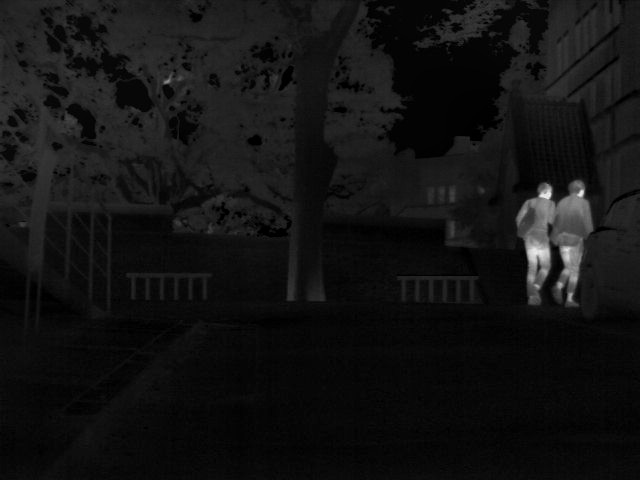
#> input picture test_img/MSRS/ir/00055D.png, 640 x 480 px, found by its file name; its folder holds 4 pictures in this run
$ python cp_size.py
#> lines starting #> are read from the running program, lines starting #| are printed output that depends on the picture
import os
from PIL import Image

def cp_image_sizes(folder):
    # 获取文件夹中的所有文件名
#> called with folder = 'test_img/LLVIP/ir'
    files = os.listdir(folder)

    # 遍历共有的文件名，并比较图片尺寸
    for filename in files:
        path = os.path.join(folder, filename)

        # 打开图片并获取尺寸
        try:
            img = Image.open(path)
#> img is the input picture: PIL image 640x480 L; min 0, max 245, mean 18.4

            size = img.size
#> size = (640, 480)

            # img_resized = img.crop((0, 0, 960, 768))
            img_resized = img.crop((64, 64, 896, 704))
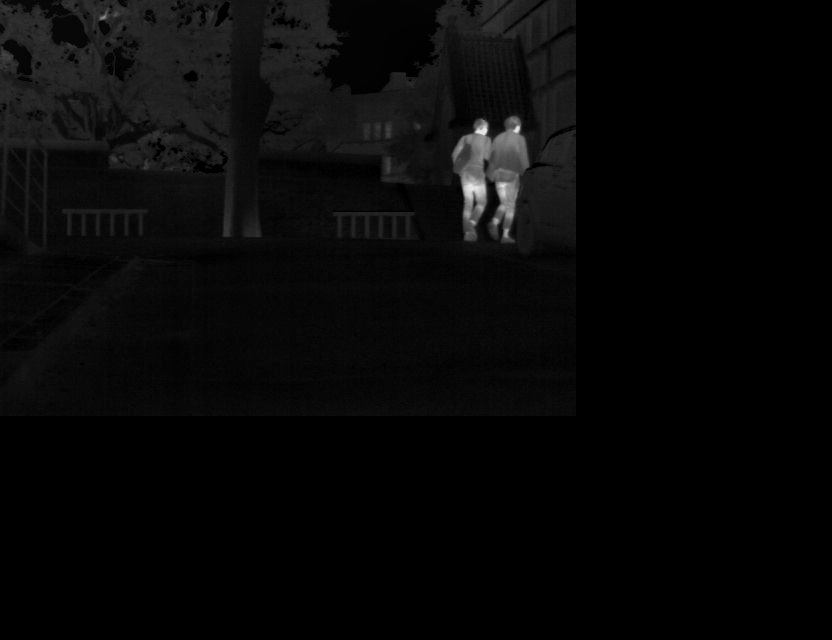
#> img_resized: PIL image 832x640 L; min 0, max 245, mean 7.7

            # 构建新的文件名
            new_filename = filename.split('.')[0] + ".png"  # 可以根据需要修改文件格式
            new_file_path = os.path.join(folder, new_filename)

            img_resized.save(path)
            os.rename(path, new_file_path)
            print(f"Resized and cropped image '{filename}' from {size} to 832,640")
#| Resized and cropped image '00055D.png' from (640, 480) to 832,640

        except Exception as e:
            print(f"Error processing image '{filename}': {str(e)}")
#> pass 2 of the loop in cp_image_sizes, `for filename in files:`:
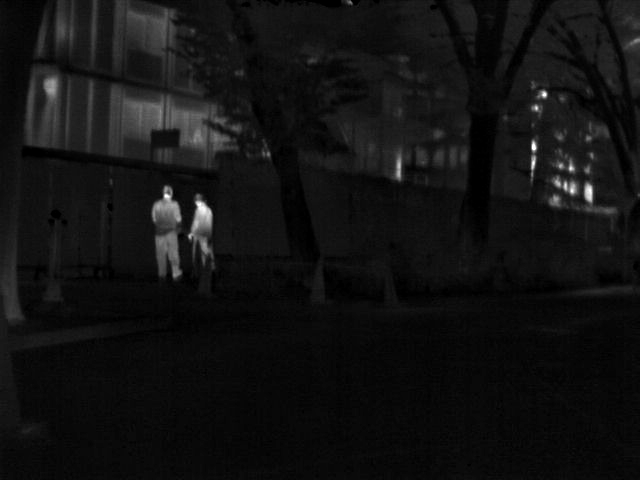
#> input picture test_img/MSRS/ir/00085D.png, 640 x 480 px, found by its file name
#> in cp_image_sizes, img is the input picture: PIL image 640x480 L; min 0, max 255, mean 17.8
#> in cp_image_sizes, `img_resized = img.crop((64, 64, 896, 704))`:
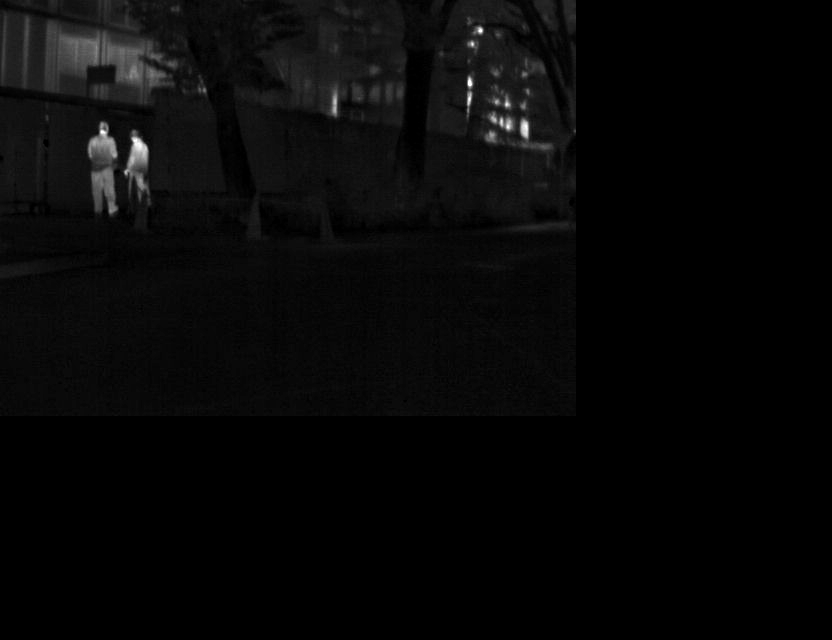
#> img_resized: PIL image 832x640 L; min 0, max 255, mean 7.5
#| Resized and cropped image '00085D.png' from (640, 480) to 832,640
#> pass 3 of the loop in cp_image_sizes, `for filename in files:`:
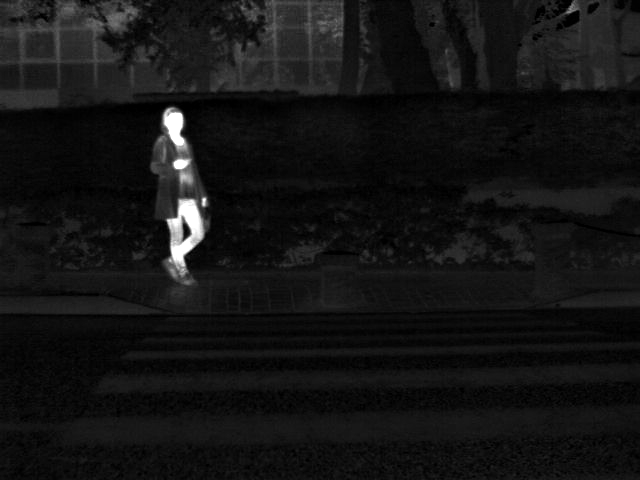
#> input picture test_img/MSRS/ir/00123D.png, 640 x 480 px, found by its file name
#> in cp_image_sizes, img is the input picture: PIL image 640x480 L; min 0, max 255, mean 20.1
#> in cp_image_sizes, `img_resized = img.crop((64, 64, 896, 704))`:
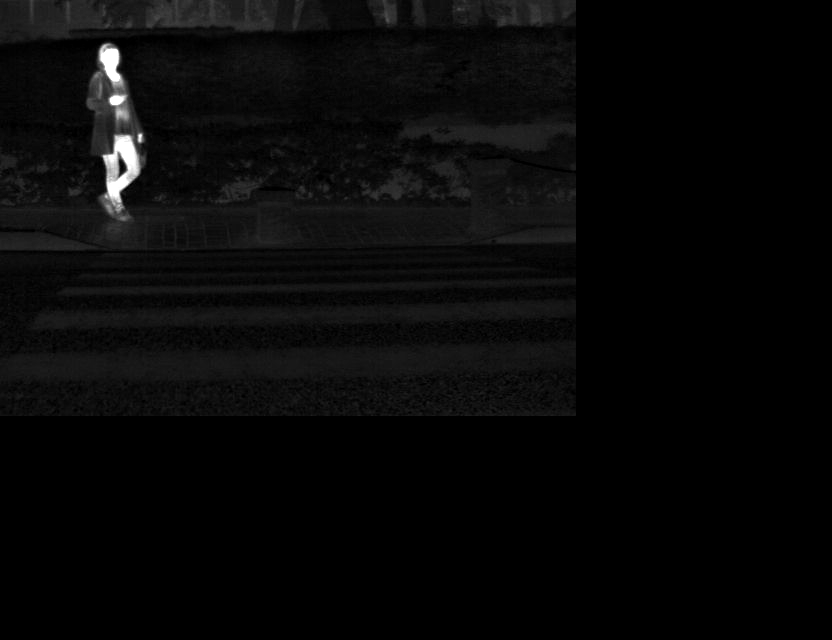
#> img_resized: PIL image 832x640 L; min 0, max 255, mean 8.2
#| Resized and cropped image '00123D.png' from (640, 480) to 832,640
#> the loop made 4 passes; the first 3 are shown

if __name__ == "__main__":
    folder1 = "test_img/LLVIP/ir"
    folder2 = "test_img/LLVIP/vi"

    cp_image_sizes(folder1)
    cp_image_sizes(folder2)
#> (the run stopped early here; a loop or call above may not have finished)
